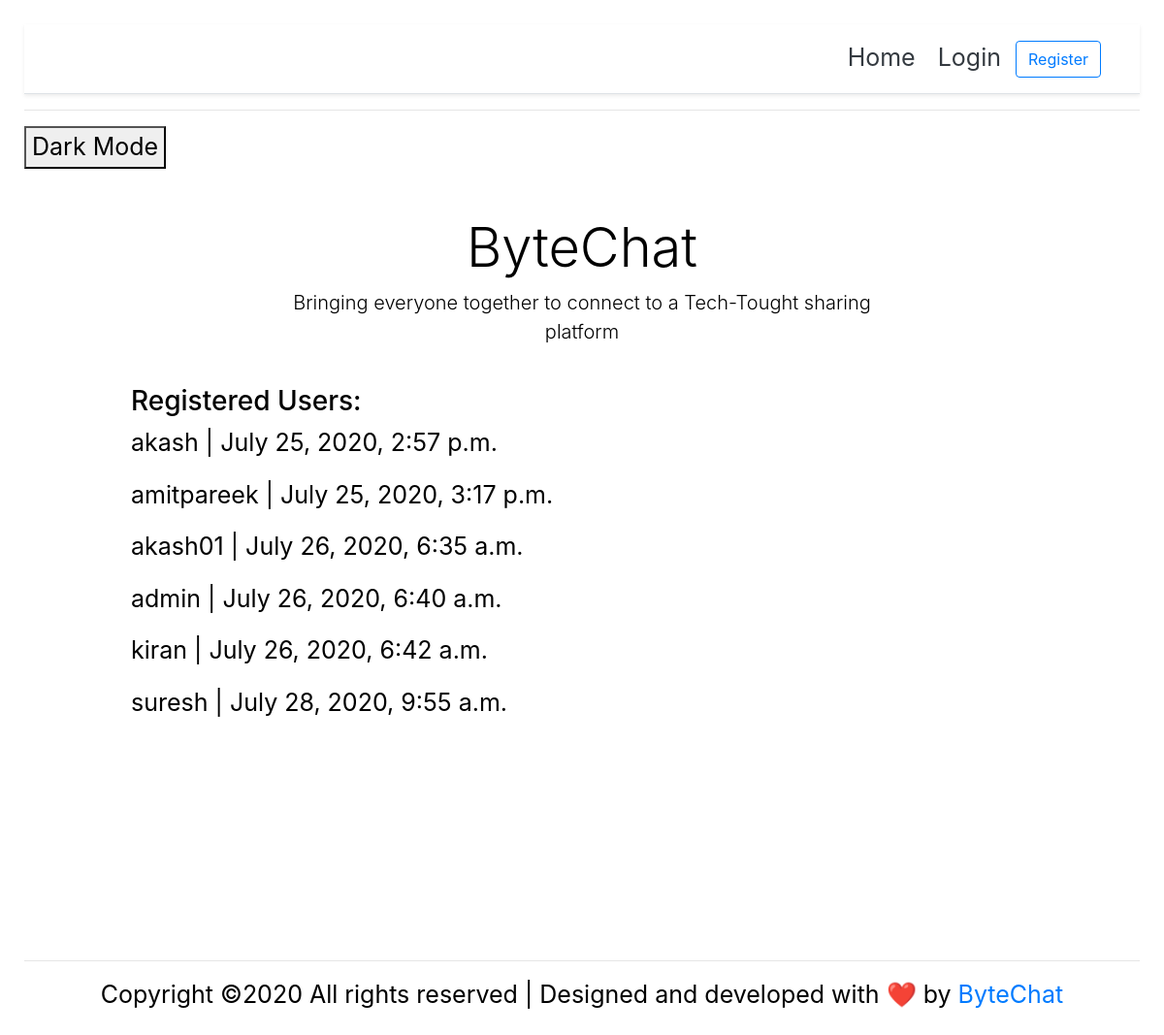
The page / on the database its author committed.
### account/models.py (models this page shows, shortened)
class Account(AbstractBaseUser):
    email = models.EmailField(verbose_name="email", max_length=60, unique=True)
    username = models.CharField(max_length=30, unique=True)
    date_joined	= models.DateTimeField(verbose_name='date joined', auto_now_add=True)
    last_login = models.DateTimeField(verbose_name='last login', auto_now=True)
    is_admin = models.BooleanField(default=False)
    is_active = models.BooleanField(default=True)
    is_staff = models.BooleanField(default=False)
    is_superuser = models.BooleanField(default=False)
    USERNAME_FIELD = 'email'
    REQUIRED_FIELDS = ['username']
    objects = MyAccountManager()

### personal/views.py (the view)
# urls.py: path('',home_screen_view,name='home'),
def home_screen_view(request):
    context = {}
    accounts = Account.objects.all()
    context['accounts'] = accounts
    return render(request, 'personal/home.html',context)

### personal/templates/personal/home.html
{% extends 'index.html' %}
{% block content %}
<div class="pricing-header px-3 py-3 pt-md-5 pb-md-4 mx-auto text-center">
    <h1 class="display-4">ByteChat</h1>
    <p class="lead">Bringing everyone together to connect to a Tech-Tought sharing platform</p>
</div>
<div class="container">
    <div class="d-flex flex-column">
        <h3>Registered Users:</h3>
            {% for account in accounts %}
                <p>
                    {{account.username}} | {{account.date_joined}}
                </p>
            {% endfor %}
    </div>
</div>
{% endblock content %}

### templates/index.html (shortened to what this page needs)
<!DOCTYPE html>
<html>
<head>
    {% include 'snippets/header.html' %}
</head>
<body>
    <button onclick="myFunction()">Dark Mode</button>
        <div class="main">
        {% block content %}
        {% endblock content %}
    </div>
    {% include 'snippets/footer.html' %}
</body>
</html>

### templates/snippets/header.html (shortened to what this page needs)
<link rel="stylesheet" href="https://stackpath.bootstrapcdn.com/bootstrap/4.5.0/css/bootstrap.min.css"
integrity="sha384-9aIt2nRpC12Uk9gS9baDl411NQApFmC26EwAOH8WgZl5MYYxFfc+NcPb1dKGj7Sk">
<div class="d-flex flex-column flex-md-row align-items-center p-3 px-md-4 mb-3 bg-white border-bottom shadow-sm">
    <nav class="my-2 my-md-0 mr-md-3">
        {% if request.user.is_authenticated %}
            <a class="p-2 text-dark" href=" {% url 'home' %} ">Home</a>
            <a class="p-2 text-dark" href=" {% url 'account' %} ">Update</a>
            <a class="p-2 text-dark" href=" {% url 'logout' %} ">Logout</a>
        {% else %}
            <a class="p-2 text-dark" href=" {% url 'home' %} ">Home</a>
            <a class="p-2 text-dark" href=" {% url 'login' %} ">Login</a>
            <a class="btn btn-outline-primary" href=" {% url 'register' %} ">Register</a>
        {% endif %}
    </nav>
  </div>
<hr>

### templates/snippets/footer.html (shortened to what this page needs)
<hr>
<div class="d-flex flex-row align-items-center footer">
    <p class="m-auto">Copyright &copy;<script>document.write(new Date().getFullYear());</script> All rights reserved | Designed and developed with &#10084;&#65039 by <a href="https://www.linkedin.com/in/akash-bhardwaj-030bba153/" target="_blank">ByteChat</a></p>
</div>

### templates/snippets/header.html (style rules this page uses)
.container { max-width: 960px; }
.pricing-header { max-width: 700px; }

### templates/index.html (style rules this page uses)
body { padding: 25px; background-color: white; color: black; font-size: 25px; }
.main { min-height: 100vh; height: 100%; }

### rows shown on the page
Account: username "akash", date_joined "July 25, 2020, 2:57 p.m."
Account: username "amitpareek", date_joined "July 25, 2020, 3:17 p.m."
Account: username "akash01", date_joined "July 26, 2020, 6:35 a.m."
Account: username "admin", date_joined "July 26, 2020, 6:40 a.m."
Account: username "kiran", date_joined "July 26, 2020, 6:42 a.m."
Account: username "suresh", date_joined "July 28, 2020, 9:55 a.m."
